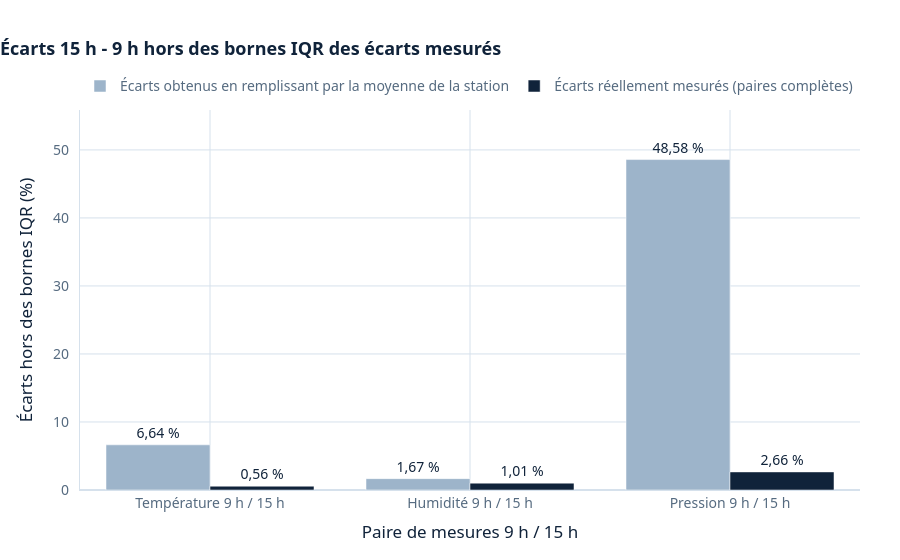

Notebook code for this chart:
### Code cell
# CELL 41: Pré-traitement : biais évité par l'imputation selon le lien

fig = graphique_biais_evite(app['pretraitement_biais_evite.csv'])
fig.write_image(dossier_figures + 'graphique_biais_evite.png', width=1200)
fig.show()

### Figure 1 — Plotly figure (JSON) as saved in the notebook; plotly's stock layout.template omitted (floating-point values rounded to 4 significant figures)
{"data": [{"customdata": [1265, 1497, 387], "hovertemplate": "%{x}<br>%{y:,.2f} % hors bornes<br>%{customdata:,d} lignes avec une seule valeur manquante<extra></extra>", "marker": {"color": "#9DB4CA"}, "name": "Écarts obtenus en remplissant par la moyenne de la station", "textposition": "outside", "texttemplate": "%{y:,.2f} %", "type": "bar", "x": ["Température 9 h / 15 h", "Humidité 9 h / 15 h", "Pression 9 h / 15 h"], "y": [6.64, 1.67, 48.58]}, {"customdata": [0.8598, 0.6649, 0.9619], "hovertemplate": "%{x}<br>%{y:,.2f} % hors bornes<br>Corrélation 9 h / 15 h : %{customdata:,.4f}<extra></extra>", "marker": {"color": "#10233A"}, "name": "Écarts réellement mesurés (paires complètes)", "textposition": "outside", "texttemplate": "%{y:,.2f} %", "type": "bar", "x": ["Température 9 h / 15 h", "Humidité 9 h / 15 h", "Pression 9 h / 15 h"], "y": [0.56, 1.01, 2.66]}], "layout": {"barmode": "group", "font": {"color": "#10233A", "family": "Geist, system-ui, -apple-system, \"Segoe UI\", sans-serif", "size": 14}, "hoverlabel": {"bgcolor": "#FFFFFF", "font": {"color": "#10233A", "family": "Geist, system-ui, -apple-system, \"Segoe UI\", sans-serif"}}, "legend": {"font": {"color": "#566B80"}, "orientation": "h", "x": 0, "y": 1.02, "yanchor": "bottom"}, "margin": {"b": 70, "l": 80, "r": 40, "t": 110}, "paper_bgcolor": "rgba(0,0,0,0)", "plot_bgcolor": "#FFFFFF", "separators": ", ", "title": {"font": {"color": "#10233A", "family": "\"Plus Jakarta Sans\", system-ui, -apple-system, \"Segoe UI\", sans-serif", "size": 18, "weight": 600}, "text": "Écarts 15 h - 9 h hors des bornes IQR des écarts mesurés", "x": 0, "xanchor": "left"}, "xaxis": {"gridcolor": "#D6E1EC", "linecolor": "#D6E1EC", "tickfont": {"color": "#566B80"}, "title": {"font": {"color": "#10233A"}, "text": "Paire de mesures 9 h / 15 h"}, "zerolinecolor": "#D6E1EC"}, "yaxis": {"dtick": 10, "gridcolor": "#D6E1EC", "linecolor": "#D6E1EC", "range": [0, 55.87], "tickfont": {"color": "#566B80"}, "tickformat": ",.0f", "ticksuffix": "  ", "title": {"font": {"color": "#10233A"}, "text": "Écarts hors des bornes IQR (%)"}, "zerolinecolor": "#D6E1EC"}}}
